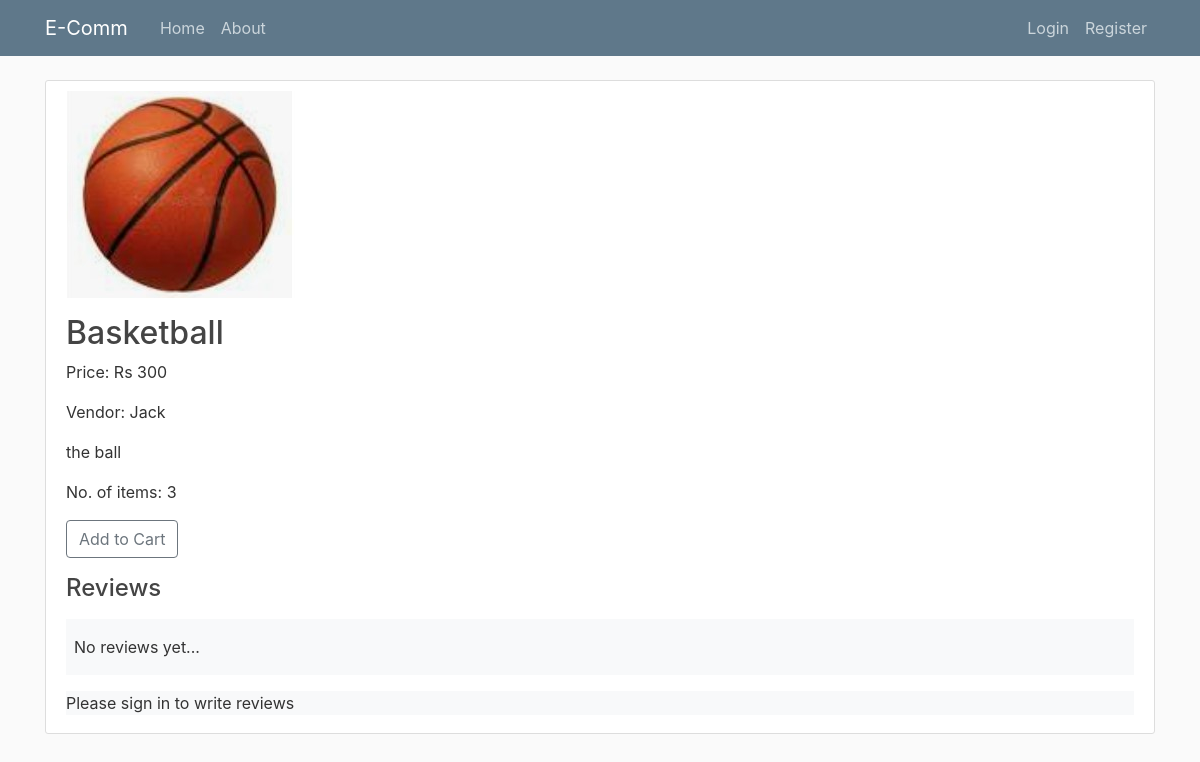
Page /basketball/ on the earlier database version.
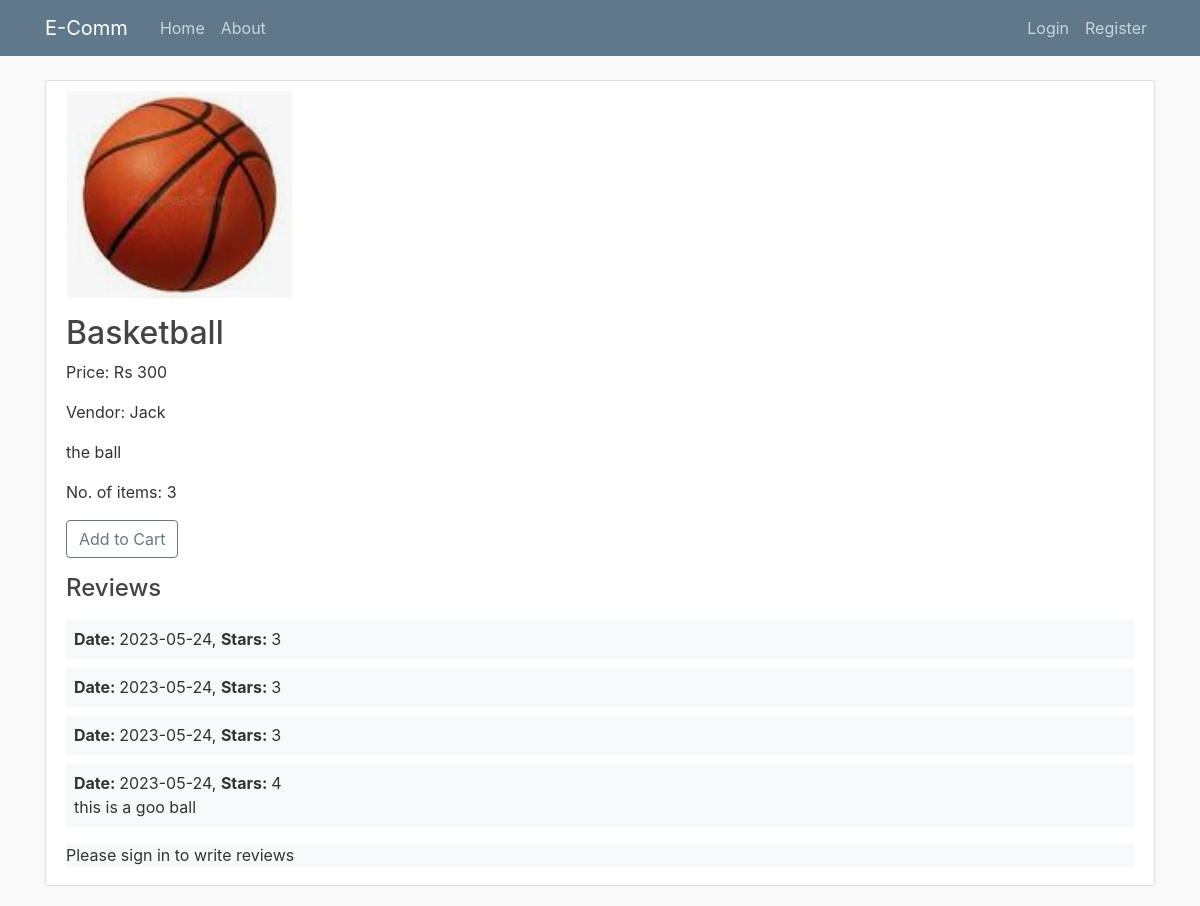
Same page on the later database version.
### store/models.py (models this page shows, shortened)
class Product(models.Model):
    user = models.ForeignKey(User, related_name='products', on_delete=models.CASCADE)
    category = models.ForeignKey(Category, related_name='products', on_delete=models.CASCADE)
    title = models.CharField(max_length=50)
    slug = models.SlugField(max_length=50)
    description = models.TextField(blank=True)
    price = models.IntegerField()
    no_of_items = models.IntegerField(default=1)
    image = models.ImageField(upload_to='uploads/product_images/', blank=True, null=True)
    thumbnail = models.ImageField(upload_to='uploads/product_images/thumbnails/', blank=True, null=True)
    created_at = models.DateTimeField(auto_now_add=True)
    updated_at = models.DateTimeField(auto_now=True)
    class Meta:
        ordering = ('-created_at',)                   # sets the products in the order they were created

class ProductReview(models.Model):
    product = models.ForeignKey(Product, related_name='reviews', on_delete=models.CASCADE)
    user = models.ForeignKey(User, related_name='reviews', on_delete=models.CASCADE)
    content = models.TextField(blank=True, null=True)
    stars = models.IntegerField()
    date_added = models.DateTimeField(auto_now_add=True)

### store/views.py (the view)
# urls.py: path('', include('store.urls'), name='product_detail'),
def product_detail(request, slug):
    product = get_object_or_404(Product, slug=slug)
    if request.method == 'POST' and request.user.is_authenticated:
        stars = request.POST.get('stars', '3')
        content = request.POST.get('content', '')
        review = ProductReview.objects.create(product=product, user=request.user, stars=stars, content=content)
        return redirect('product_detail', slug=slug)
    return render(request, 'store/product_detail.html', {
        'product':product,
    })

### store/context_processors.py (called while the page is built)
def cart(request):
    return {'cart':Cart(request)}

### store/templates/store/product_detail.html
{% extends 'core/base.html' %}
{% block content %}
    <article class="media content-section">
        <div class="media-body">
            {% if product.image %}
                <img src="{{product.image.url}}" class="img-fluid mb-3" alt="Responsive image">
            {% endif %}
            <h2 class = 'article-title'>{{ product.title }}</h2>
            <p class="article-content">Price: Rs {{ product.price }}</p>
            <p class="article-content">Vendor: {% firstof product.user.get_full_name product.user.username %}</p>
            <p class="article-content">{{ product.description }}</p>
            <p class="article-content">No. of items: {{ product.no_of_items }}</p>
            <a href="{% url 'add_to_cart' product.id %}" class="btn btn-outline-secondary mb-2">Add to Cart</a>
            <h4 class="mb-2 mt-2">Reviews</h4>
            <p>
                {% for review in product.reviews.all %}
                    <div class="bg-light px-2 py-2 mb- mt-2">
                        <strong>Date: </strong>{{ review.date_added|date:"Y-m-d" }},
                        <strong>Stars: </strong>{{ review.stars }}<br>
                        {{ review.content }}
                    </div>
                {% empty %}
                    <div class="bg-light py-3 px-2">No reviews yet...</div>
                {% endfor %}
            </p>
            {% if request.user.is_authenticated %}
            <form method="POST" acion=".">
                {% csrf_token %}
                <div class="form-group">
                  <label for="stars">Stars</label>
                  <select class="form-control" name="stars" id="stars">
                    <option>1</option>
                    <option>2</option>
                    <option>3</option>
                    <option>4</option>
                    <option>5</option>
                  </select>
                </div>
                <div class="form-group">
                  <label for="content">Content</label>
                  <textarea class="form-control" name="content" id="content" rows="3"></textarea>
                </div>
                <div class="form-group">
                    <button type="submit" class="btn btn-outline-secondary">Submit</button>
                </div>
            </form>
            {% else %}
            <div class="bg-light mb-2 mt-2">Please sign in to write reviews</div>
            {% endif %}
        </div>
    </article>
{% endblock content %}

### core/templates/core/base.html (shortened to what this page needs)
{% load static %}
<!DOCTYPE html>
<html>
    <head>
    <link rel="stylesheet" href="https://cdn.jsdelivr.net/npm/bootstrap@4.0.0/dist/css/bootstrap.min.css">
    <link rel="stylesheet" type="text/css" href="{% static 'core/main.css' %}">
    </head>
    <body>
        <header class="site-header">
            <nav class="navbar navbar-expand-md navbar-dark bg-steel fixed-top">
              <div class="container">
                <a class="navbar-brand mr-4" href="/">E-Comm</a>
                <div class="collapse navbar-collapse" id="navbarToggle">
                  <div class="navbar-nav mr-auto">
                    <a class="nav-item nav-link" href="/">Home</a>
                    <a class="nav-item nav-link" href="{% url 'about' %}">About</a>
                  </div>
                  <div class="navbar-nav">
                    {% if user.is_authenticated %}
                      {% if request.user.userprofile.is_vendor == False %}
                        <a class="nav-item nav-link" href="{% url 'cart_view' %}">
                          <svg xmlns="http://www.w3.org/2000/svg" width="16" height="16" fill="currentColor" class="bi bi-cart" viewBox="0 0 16 16">
                            <path d="M0 1.5A.5.5 0 0 1 .5 1H2a.5.5 0 0 1 .485.379L2.89 3H14.5a.5.5 0 0 1 .491.592l-1.5 8A.5.5 0 0 1 13 12H4a.5.5 0 0 1-.491-.408L2.01 3.607 1.61 2H.5a.5.5 0 0 1-.5-.5zM3.102 4l1.313 7h8.17l1.313-7H3.102zM5 12a2 2 0 1 0 0 4 2 2 0 0 0 0-4zm7 0a2 2 0 1 0 0 4 2 2 0 0 0 0-4zm-7 1a1 1 0 1 1 0 2 1 1 0 0 1 0-2zm7 0a1 1 0 1 1 0 2 1 1 0 0 1 0-2z"/>
                          </svg>
                        </a>
                        <a class="nav-item nav-link" href="{% url 'my_orders' %}">My Orders</a>
                      {% endif %}
                      <a class="nav-item nav-link" href="{% url 'profile' %}">Profile</a>
                      {% if request.user.userprofile.is_vendor %}
                        <a class="nav-item nav-link" href="{% url 'my_store' %}">My Store</a>
                      {% endif %}
                      <a class="nav-item nav-link" href="{% url 'logout' %}">Logout</a>
                    {% else %}
                      <a class="nav-item nav-link" href="{% url 'login' %}">Login</a>
                      <a class="nav-item nav-link" href="{% url 'register' %}">Register</a>
                    {% endif %}
                  </div>
                </div>
              </div>
            </nav>
          </header>
          <main role="main" class="container">
                {% block content %}{% endblock %}
          </main>
    </body>
</html>

### core/static/core/main.css (style rules this page uses)
body { background: #fafafa; color: #333333; margin-top: 5rem; }
h1, h2, h3, h4, h5, h6 { color: #444444; }
.bg-steel { background-color: #5f788a; }
.site-header .navbar-nav .nav-link { color: #cbd5db; }
.content-section { background: #ffffff; padding: 10px 20px; border: 1px solid #dddddd; border-radius: 3px; margin-bottom: 20px; }
.article-title { color: #444444; }
.article-content { white-space: pre-line; }

Differences in the rows shown:
added ProductReview: date_added "2023-05-24", stars "3"
added ProductReview: date_added "2023-05-24", stars "3"
added ProductReview: date_added "2023-05-24", stars "3"
added ProductReview: date_added "2023-05-24", stars "4", content "this is a goo ball"
Other differences:
text no longer shown: "No reviews yet..."
